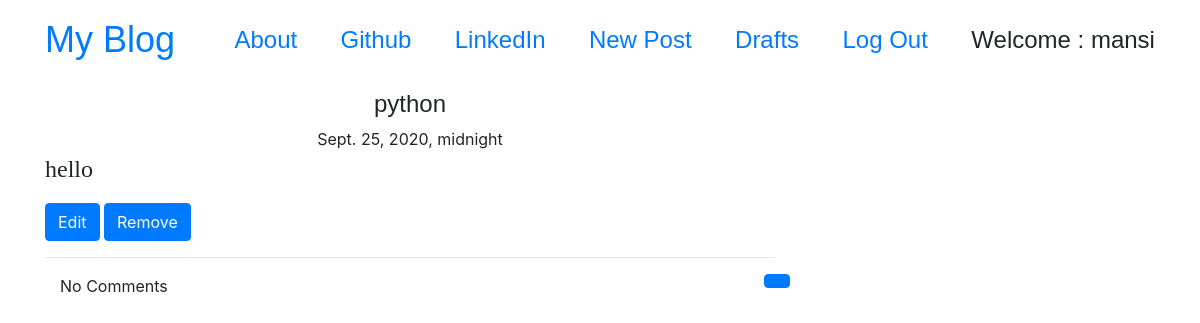
The page /post/5 (signed in) on the database its author committed.
### blog/models.py (models this page shows, shortened)
class Post(models.Model):
    author = models.ForeignKey('auth.user',models.SET_NULL,blank=True,null=True)
    title = models.CharField(max_length=200)
    text = models.TextField()
    created_date = models.DateTimeField(default=timezone.now)
    published_date = models.DateTimeField(blank=True,null=True)

### blog/views.py (the view)
# urls.py: url(r'post/(?P<pk>\d+)$', views.PostDetailView.as_view(), name = 'post_detail'),
class PostDetailView(DetailView):
    model = Post

### blog/templates/blog/post_detail.html (shortened to what this page needs)
{% extends "blog/base.html" %}
{% block content %}
<h1 class = " posttitle loader">{{post.title}}</h1>
{% if post.published_date %}
<div class = "date postdate">
  {{ post.published_date}}
</div>
{% else %}
<a class = "btn btn-default" href = "{% url 'post_publish' pk=post.pk %}">Publish</a>
{% endif %}
<p class = 'postcontent'>{{post.text|safe|linebreaksbr}}</p>
{% if user.is_authenticated %}
<a class = "btn btn-primary" href = "{% url 'posts:post_edit' pk=post.pk %}">
  Edit
</a>
<a class = "btn btn-primary" href = "{% url 'posts:post_remove' pk=post.pk %}">
  Remove
</a>
{% endif %}
<hr>
<a class = 'btn btn-primary btn-comment' href = "{% url 'posts:add_comment_to_post' pk=post.pk %}"></a>
<div class = "container">
  {% for comment in post.comments.all %}
  <br>
    {% if user.is_authenticated or comment.approve_comment %}
       {{comment.created_date}}
       {% if not comment.approve_comment %}
       <a class = "btn btn-primary" href = "{% url 'posts:comment_remove' pk=comment.pk %}">
         <span class = "glyphicon glyphicon-remove"></span>Remove
       </a>
       <a class = "btn btn-primary" href = "{% url 'posts:comment_approve' pk=comment.pk %}">
         <span class = "glyphicon glyphicon-ok"></span>ok
       </a>
       {% endif %}
       <p>{{comment.text|safe|linebreaksbr}}</p>
       <p>Posted By: {{comment.author}}</p>
    {% endif %}
    {% empty %}
    <p>No Comments</p>
  {% endfor %}
</div>
{% endblock %}

### blog/templates/blog/base.html (shortened to what this page needs)
<!DOCTYPE html>
{% load static %}
<html lang = "en" dir = "ltr">
  <head>
    <link rel = "stylesheet" href = "https://stackpath.bootstrapcdn.com/bootstrap/4.5.2/css/bootstrap.min.css">
    <link rel = "stylesheet" href = "//cdn.jsdelivr.net/npm/medium-editor@latest/dist/css/medium-editor.min.css" type = "text/css" media = "screen" charset = "utf-8">
    <link rel = "stylesheet" href = "{% static 'css/blog.css' %}">
  </head>
  <body class = "loader">
    <nav class  = "navbar navbar-default techfont Custom-navbar">
      <div class = "container">
        <a class = "navbar-brand bigbrand" href = "{% url 'posts:post_list' %}">My Blog</a>
        <a href = "{% url 'posts:about' %}">About</a>
        <a href =  "https://www.github.com">Github</a>
        <a href = "https://www.linkedin.com">LinkedIn</a>
          {% if user.is_authenticated %}
          <a href = "{% url 'posts:post_new' %}">New Post</a>
          <a href = "{% url 'posts:post_draft_list' %}">Drafts</a>
          <a href = "{% url 'logout' %}">Log Out</a>
          <a>Welcome : {{user.username }}</a>
          {% else %}
          <a class = "nav navbar-right" href = "{% url 'login' %}"><span class = 'glyphicon glyphicon-user'>Login</span></a>
          {% endif %}
      </div>
    </nav>
    <div class = "content container">
      <div class = "row">
        <div class = "col-md-8">
          <div class = "blog_post">
            {% block content %}
            {% endblock %}
          </div>
        </div>
      </div>
    </div>
 </body>
</html>

### blog/static/css/blog.css (style rules this page uses)
.techfont { font-family: 'Source Sans Pro',sans-serif; font-size: 1.5em; margin-bottom: 10px; }
.bigbrand { font-size: 1.5em; }
.postdate { text-align:center; }
.posttitle { font-family: 'Source Sans Pro',sans-serif; font-size: 1.5em; text-align: center; }
.postcontent { font-family: 'MontSerrat'; font-size: 1.5em; }
.btn-comment { position: absolute; right: 0px; }
.loader { filter:hue-rotate(0deg); color:linear-gradient(45deg,#0f8,#08f); animation:hue 10000ms infinite linear; }

### rows shown on the page
Post: title "python", published_date "Sept. 25, 2020, midnight", text "hello"

### other values the page prints
{{ user.username }} "mansi"
